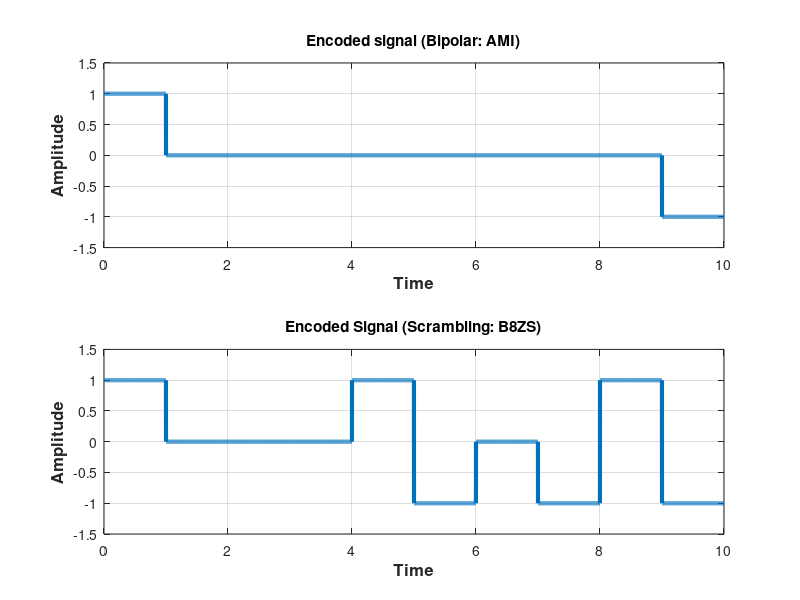

The MATLAB script that drew this image:
clear all;
close all;
clc;

%bits = input('prompt');
bits = [1 0 0 0 0 0 0 0 0 1];
bitrate = 1;
n = 1000;
T = length(bits)/bitrate;
N = n*length(bits);
dt = T/N;
t = 0:dt:T-dt;
x = zeros(1,length(t));

%Encoding for Bipolar: AMI
lastbit = -1;
for i=1:length(bits)
  if bits(i)==1
    x((i-1)*n+1:i*n) = -lastbit;
    lastbit = -lastbit;
  end
end
subplot(2,1,1);
plot(t, x, 'Linewidth', 3);
axis([0, length(bits), -1.5, 1.5]);
title('Encoded signal (Bipolar: AMI)');
xlabel('Time','fontweight','bold','fontsize',12);
ylabel('Amplitude','fontweight','bold','fontsize',12);
grid on;




%Encoding for Scrambling: B8ZS
counter = 0;
lastbit = -1;
for i=1:length(bits)
  if bits(i)==0
    counter = counter + 1;
    if counter==8
      x((i-1-7)*n+1:(i-7)*n) = 0;
      x((i-1-6)*n+1:(i-6)*n) = 0;
      x((i-1-5)*n+1:(i-5)*n) = 0;
      x((i-1-4)*n+1:(i-4)*n) = lastbit;
      x((i-1-3)*n+1:(i-3)*n) = -lastbit;
      lastbit = -lastbit;
      x((i-1-2)*n+1:(i-2)*n) = 0;
      x((i-1-1)*n+1:(i-1)*n) = lastbit;
      x((i-1)*n+1:i*n) = -lastbit;
      lastbit = -lastbit;
      counter = 0;
    end
  else
    counter = 0;
    x((i-1)*n+1:i*n) = -lastbit;
    lastbit = -lastbit;
  end
end
subplot(2,1,2);
plot(t, x, 'Linewidth', 3);
axis([0, length(bits), -1.5, 1.5]);
title('Encoded Signal (Scrambling: B8ZS)');
xlabel('Time','fontweight','bold','fontsize',12);
ylabel('Amplitude','fontweight','bold','fontsize',12);
grid on;
